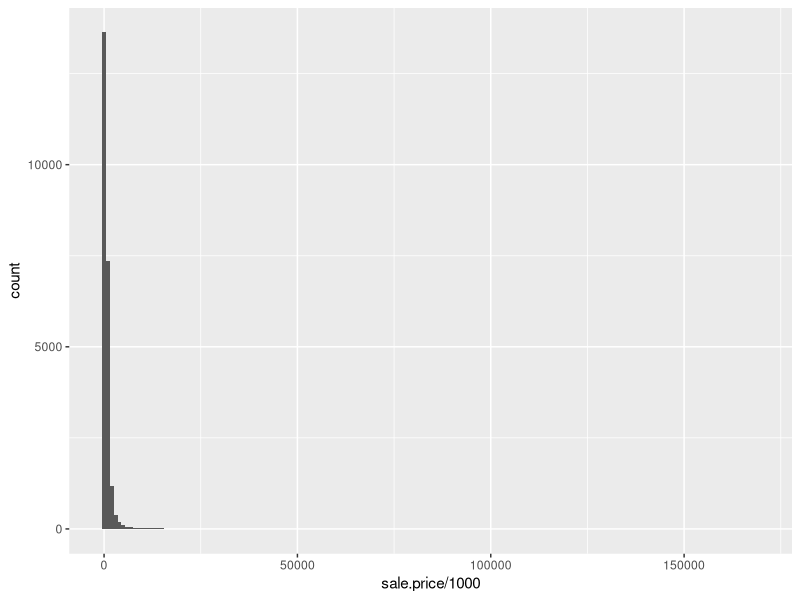
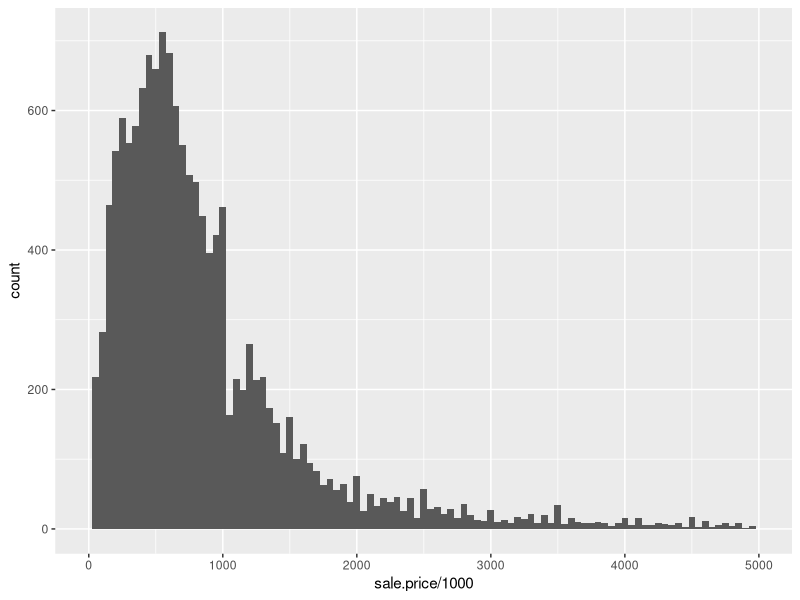
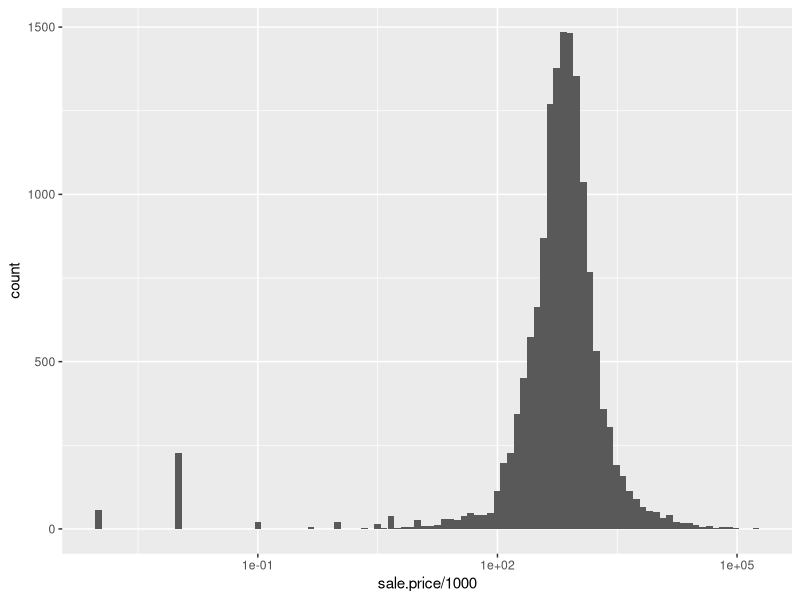
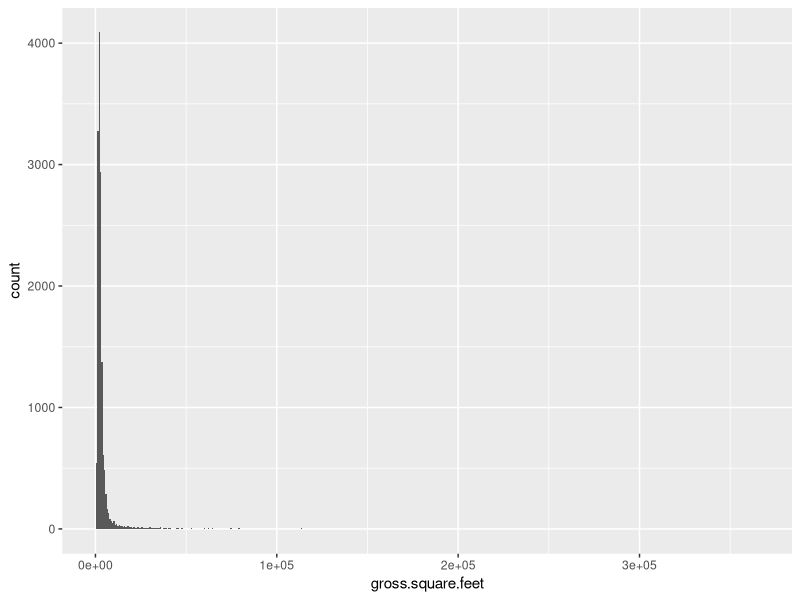
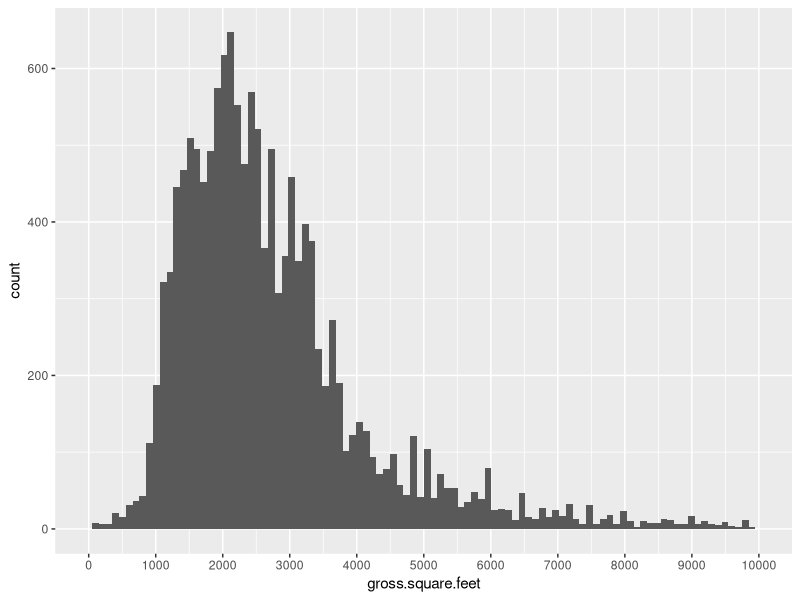
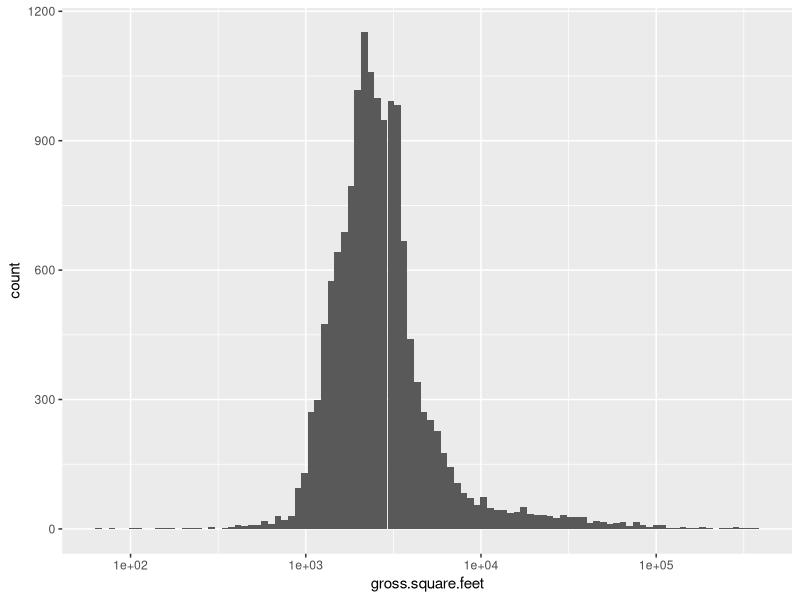
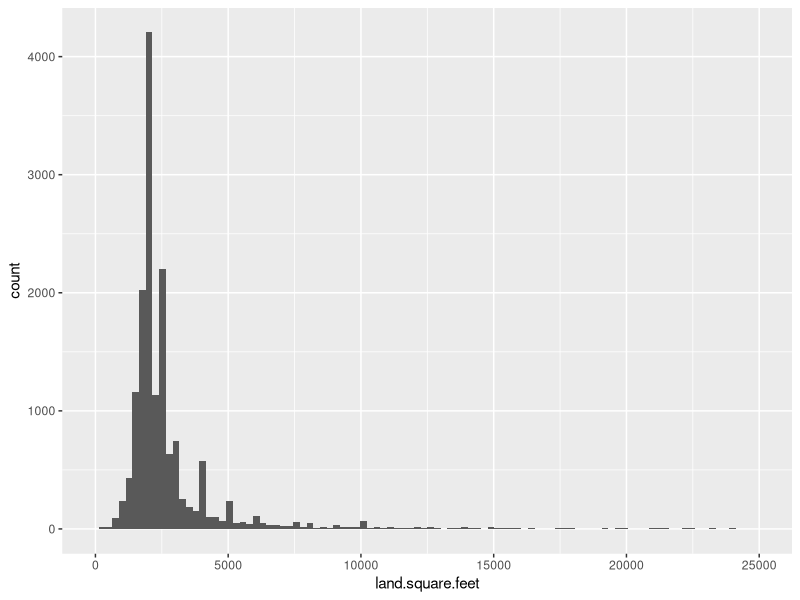
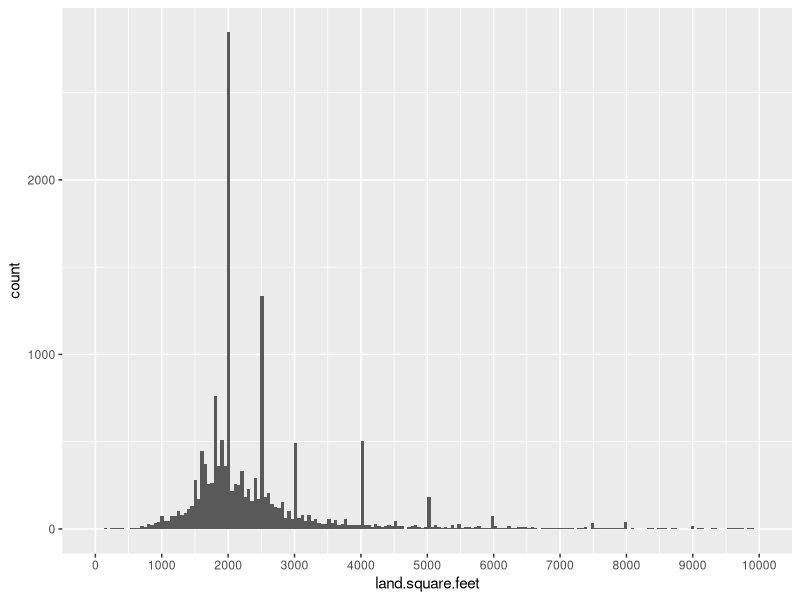

These charts were generated, in order, by the following R code:
## ---- chunk 1

library(ggplot2)
library(openxlsx)
library(gdata)
library(dplyr)
library(stats)

## ---- chunk 2
sales <- read.xlsx("rollingsales_brooklyn.xlsx", sheet = 1, startRow = 5, detectDates = TRUE)

colnames(sales) <- tolower(colnames(sales))

sales$neighborhood <- as.factor(sales$neighborhood)
sales$building.class.category <- as.factor(sales$building.class.category)

sales[sales$tax.class.at.present =='  ', ]$tax.class.at.present <- NA
sales$tax.class.at.present <- as.factor(sales$tax.class.at.present)


sales[sales$building.class.at.present =='  ', ]$building.class.at.present <- NA 
sales$building.class.at.present <- as.factor(sales$building.class.at.present)

sales[sales$apartment.number == "            ", ]$apartment.number <-NA

sales[sales$zip.code == 0,11] <-NA

sales[!is.na(sales$year.built) & sales$year.built == 1380,17] <- NA
sales[!is.na(sales$year.built) & sales$year.built == 1050,17] <- NA
sales[!is.na(sales$year.built) & sales$year.built == 0, 17] <- NA

sales$tax.class.at.time.of.sale <- as.factor(sales$tax.class.at.time.of.sale)
sales$building.class.at.time.of.sale <- as.factor(sales$building.class.at.time.of.sale)

sales$neighborhood <- trim(sales$neighborhood)
sales$building.class.category <- trim(sales$building.class.category)
sales$address <- trim(sales$address)
sales$apartment.number <- trim(sales$apartment.number)
## ---- chunk 3
str(sales)
head(sales)

## ---- chunk 4
summary(sales$sale.price)

## ---- chunk 5

head(table(sales$sale.price))

## ---- chunk 6
nonzero_prices <- subset(sales, sale.price > 0)
summary(nonzero_prices$sale.price)
## ---- chunk 7
one_dollar_sale <- sales %>%
  filter(sale.price == 1) %>%
  select(building.class.category,address, year.built, gross.square.feet, sale.price)
head(one_dollar_sale,10)
## ---- chunk 8
ggplot(sales, aes(sale.price/1000)) +
  geom_histogram(binwidth = 1000)

## ---- chunk 9


## ---- chunk 10
ggplot(sales, aes(sale.price/1000)) +
  geom_histogram(binwidth = 50) +
    xlim(0.001,5000)
## ---- chunk 11

ggplot(sales, aes(x = sale.price/1000)) + 
  geom_histogram(bins = 100) +
#  xlim(0,200) + 
  scale_x_log10()
## ---- chunk 12
summary(sales$gross.square.feet)

## ---- chunk 13
summary(subset(sales, gross.square.feet > 0)$gross.square.feet)
## ---- chunk 14
ggplot(sales, aes(gross.square.feet)) +
  geom_histogram(bins = 500) +
  scale_x_continuous(limits = c(1, 366000))

## ---- chunk 15

ggplot(sales, aes(gross.square.feet)) +
  geom_histogram(bins = 100) +
  scale_x_continuous(limits = c(1, 10000), breaks = seq(0,10000,1000))

## ---- chunk 16

ggplot(sales, aes(gross.square.feet)) +
  geom_histogram(bins = 100) + 
  scale_x_log10()

## ---- chunk 17

summary(sales$land.square.feet)
## ---- chunk 18
summary(subset(sales, land.square.feet > 0)$land.square.feet)

## ---- chunk 19
ggplot(sales, aes(land.square.feet)) +
  geom_histogram(bins = 100) +
  scale_x_continuous(limits = c(1, 25000))

## ---- chunk 20
ggplot(sales, aes(land.square.feet)) +
  geom_histogram(bins = 200) +
  scale_x_continuous(limits = c(1, 10000), breaks = seq(0,10000,1000))

## ---- chunk 21
ggplot(sales, aes(land.square.feet)) +
  geom_histogram(bins = 100) + 
  scale_x_log10()

## ---- chunk 22
sales <- mutate(sales, total.square.feet = land.square.feet + gross.square.feet)
## ---- chunk 23
summary(sales$total.square.feet)
## ---- chunk 24
summary(subset(sales, total.square.feet > 0)$total.square.feet)
## ---- chunk 25

ggplot(sales, aes(total.square.feet)) + 
  geom_histogram(bins = 100)

## ---- chunk 26
ggplot(sales, aes(total.square.feet)) + 
  geom_histogram(bins = 100) + 
  scale_x_continuous(limits = c(1,20000))
## ---- chunk 27
sales$price.square.foot <- 
   ifelse(sales$total.square.feet > 0, round(sales$sale.price /sales$total.square.feet, 2), 0)
## ---- chunk 28
summary(subset(sales, price.square.foot > 0)$price.square.foot)

## ---- chunk 29
ggplot(sales, aes(price.square.foot)) + 
  geom_histogram(binwidth = 50) +
  scale_x_continuous(limits = c(0, 12060))
## ---- chunk 30
ggplot(sales, aes(price.square.foot)) + 
  geom_histogram(binwidth = 10) +
  scale_x_continuous(limits = c(0.01, 2000))
## ---- chunk 31
summary(sales$year.built)
## ---- chunk 32
ggplot(sales, aes(year.built)) +
  geom_histogram(binwidth = 5) + 
  scale_x_continuous(limits = c(1800,2020), breaks = seq(1800,2020,10))
## ---- chunk 33
ggplot(sales, aes(year.built)) +
  geom_histogram(binwidth = 1) + 
  scale_x_continuous(limits = c(1800,2020), breaks = seq(1800,2020,10))
## ---- chunk 34
table(sales$residential.units)
## ---- chunk 35
ggplot(sales, aes(residential.units)) + 
  geom_histogram(binwidth = 1)
## ---- chunk 36
ggplot(sales, aes(residential.units)) + 
  geom_histogram(binwidth = 1) + 
  scale_x_continuous(limits = c(0,50))
## ---- chunk 37
table(sales$commercial.units)
## ---- chunk 38
ggplot(sales, aes(commercial.units)) + 
  geom_histogram(binwidth = 1)
## ---- chunk 39
ggplot(sales, aes(commercial.units)) + 
  geom_histogram(binwidth = 1) + 
  scale_x_continuous(limits = c(0,20))
## ---- chunk 40
table(sales$total.units)
## ---- chunk 41
ggplot(sales, aes(total.units)) + 
  geom_histogram(binwidth = 1)
## ---- chunk 42
ggplot(sales, aes(total.units)) + 
  geom_histogram(binwidth = 1) + 
  scale_x_continuous(limits = c(0,20))
## ---- chunk 43
table(sales$borough)
## ---- chunk 44
ggplot(sales, aes(neighborhood)) + 
  geom_bar() + coord_flip()
## ---- chunk 45
sort(table(sales$building.class.category), decreasing = TRUE)[1:10]

## ---- chunk 46
ggplot(sales, aes(building.class.category)) + 
  geom_bar() + coord_flip()
## ---- chunk 47
table(sales$tax.class.at.present)
## ---- chunk 48
sales$block <- as.factor(sales$block)
## ---- chunk 49
sort(table(sales$block), decreasing = TRUE) [1:10]
## ---- chunk 50
sales$lot <- as.factor(sales$lot)
## ---- chunk 51
sort(table(sales$lot), decreasing = TRUE) [1:10]
## ---- chunk 52
table(sales$`ease-ment`)
## ---- chunk 53
sort(table(sales$building.class.at.present), decreasing = TRUE)[1:10]
## ---- chunk 54
table(sales$building.class.at.present)
## ---- chunk 55
sort(table(sales$address), decreasing = TRUE)[1:5]
## ---- chunk 56
sales$zip.code <- as.factor(sales$zip.code)
## ---- chunk 57
ggplot(sales, aes(zip.code)) + geom_bar() + coord_flip()
## ---- chunk 58
table(sales$tax.class.at.time.of.sale)
## ---- chunk 59
sort(table(sales$building.class.at.time.of.sale), decreasing = TRUE)
## ---- chunk 60
ggplot(sales, aes(sale.date)) + geom_histogram(binwidth = 1)

## ---- chunk 61
ggplot(sales, aes(gross.square.feet, sale.price/1000)) +
  geom_point(alpha = 0.1) +
  scale_x_continuous(limits = c(0, 50000)) + 
  scale_y_continuous(limits = c(0, 50000)) 
## ---- chunk 62
ggplot(sales, aes(gross.square.feet, sale.price/1000)) +
  geom_point(alpha = 0.1) +
  scale_x_continuous(limits = c(1, 10000)) + 
  scale_y_continuous(limits = c(1, 10000)) + 
  geom_smooth()

## ---- chunk 63
ggplot(sales, aes(land.square.feet, sale.price/1000)) +
  geom_point(alpha = 0.1) +
  scale_x_continuous(limits = c(0, 50000)) + 
  scale_y_continuous(limits = c(0, 50000)) 


## ---- chunk 64
ggplot(sales, aes(land.square.feet, sale.price/1000)) +
  geom_point(alpha = 0.1) +
  scale_x_continuous(limits = c(0, 10000)) + 
  scale_y_continuous(limits = c(0, 10000)) 
## ---- chunk 65
ggplot(sales, aes(total.square.feet, sale.price/1000)) +
  geom_point(alpha = 0.1) +
  scale_x_continuous(limits = c(0, 50000)) + 
  scale_y_continuous(limits = c(0, 50000)) 


## ---- chunk 66
ggplot(sales, aes(total.square.feet, sale.price/1000)) +
  geom_point(alpha = 0.1) +
  scale_x_continuous(limits = c(1, 10000)) + 
  scale_y_continuous(limits = c(1, 10000)) + 
  geom_smooth(method = "lm")
## ---- chunk 67
cor = cor.test(sales$sale.price, sales$total.square.feet)
cor$estimate
## ---- chunk 68
ggplot(sales, aes(total.square.feet, price.square.foot)) + 
  geom_point(alpha = 1/20) + 
  scale_x_continuous(limits = c(1,10000)) +
  scale_y_continuous(limits = c(1,1000)) + 
  geom_smooth()
## ---- chunk 69
ggplot(sales, aes(year.built, price.square.foot)) + 
  geom_point(alpha = 1/20)  
## ---- chunk 70
ggplot(sales, aes(year.built, price.square.foot)) + 
  geom_jitter(alpha = 1/30, width = 1) + 
  scale_x_continuous(limits = c(1895,2016), breaks = seq(1890,2020,20)) + 
  scale_y_continuous(limits = c(1,2000))
## ---- chunk 71
sales$year.built.bucket <- cut(sales$year.built, breaks = seq(1890,2020,10), dig.lab = 4)
## ---- chunk 72
ggplot(subset(sales,price.square.foot > 0), aes( year.built.bucket,price.square.foot)) + 
  geom_boxplot() + 
  scale_y_continuous(limits = c(0,2000))
## ---- chunk 73
ggplot(sales, aes(neighborhood, price.square.foot)) + 
  geom_boxplot() + 
  scale_y_continuous(limits = c(1,2500)) + 
  coord_flip()
## ---- chunk 74
ggplot(sales, aes(neighborhood, sale.price/(total.units * 1000))) + 
  geom_boxplot() + 
  scale_y_continuous(limits = c(1,5000)) + 
  coord_flip()
## ---- chunk 75
ggplot(sales, aes(neighborhood, gross.square.feet)) + 
  geom_boxplot() + 
  scale_y_continuous(limits = c(1,20000)) + 
  coord_flip()
## ---- chunk 76
ggplot(sales, aes(neighborhood, gross.square.feet/total.units)) + 
  geom_boxplot() + 
  scale_y_continuous(limits = c(1,20000)) + 
  coord_flip()
## ---- chunk 77
ggplot(sales, aes(tax.class.at.present, sale.price/1000)) + 
  geom_boxplot() + 
  scale_y_continuous(limits = c(1,5000))
## ---- chunk 78
ggplot(sales, aes(price.square.foot)) + geom_density(aes(color = tax.class.at.present)) + 
  scale_x_continuous(limits = c(0.001,2000)) + scale_color_brewer(palette = "Dark2")
## ---- chunk 79
ggplot(sales, aes(tax.class.at.present, price.square.foot)) + 
  geom_boxplot() + 
  scale_y_continuous(limits = c(1,5000))
## ---- chunk 80
ggplot(sales, aes(neighborhood) ) + geom_bar(aes(fill= tax.class.at.time.of.sale), position = "dodge") + 
  coord_flip() + scale_fill_brewer(palette = "Set1")
## ---- chunk 81
ggplot(sales, aes(neighborhood) ) +
  geom_bar(aes(fill= tax.class.at.time.of.sale), position = "fill") + 
  coord_flip() +
  scale_fill_brewer(palette = 'Set1')
## ---- chunk 82
ggplot(sales, aes(building.class.category, price.square.foot)) +
  geom_boxplot() + 
  coord_flip() + 
  scale_y_continuous(limits = c(1,1000))
## ---- chunk 83
ggplot(sales, aes(sale.date, sale.price/1000)) + geom_point(alpha = 1/5) +
  scale_x_date(date_breaks = '1 month') + scale_y_continuous(limits = c(0,50000))
## ---- chunk 84
ggplot(sales, aes(sale.date, sale.price/1000)) + 
  geom_point(alpha = 1/20) + 
  geom_line(color = 'red',stat = "summary", fun.y = mean) + 
  scale_x_date(date_breaks = '1 month') + scale_y_continuous(limits = c(1,10000))
## ---- chunk 85
ggplot(sales, aes(sale.date, price.square.foot)) + geom_point(alpha = 1/5) +
  scale_x_date(date_breaks = '1 month') + 
  scale_y_continuous(limits = c(1,1000)) +
  geom_smooth(method = 'gam')
## ---- chunk 86

## ---- chunk 87

## ---- chunk 88

## ---- chunk 89
